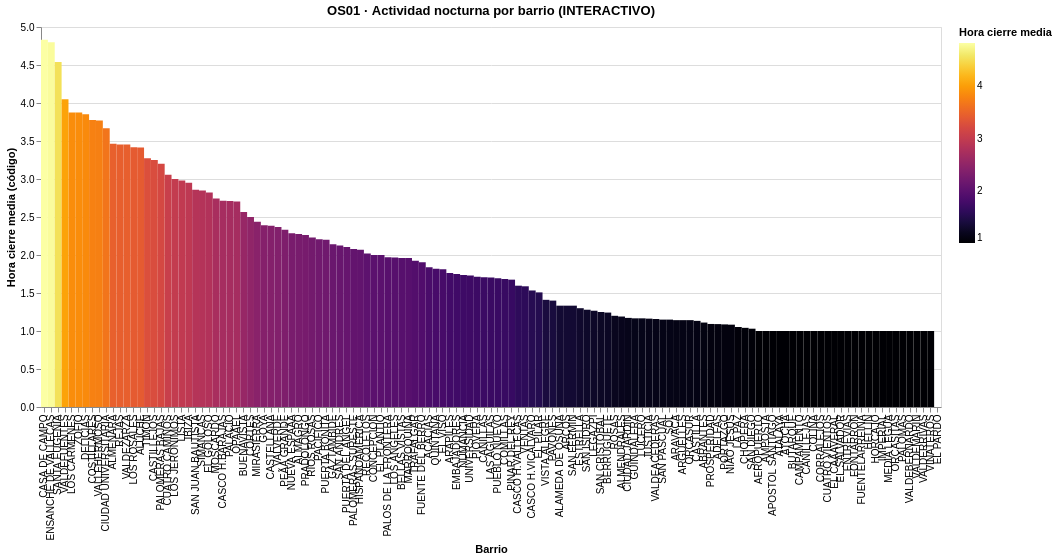

The notebook cell saved with this chart:
### Markdown cell above
### Visualización 2 – Actividad nocturna por barrio

TIPO DE GRÁFICO: Mapa de calor interactivo por barrio y hora de cierre.

HIPÓTESIS: Barrios con horarios de cierre más tardíos concentran mayor presión nocturna.

### Code cell
# Selector interactivo por barrio
select_barrio = alt.selection_point(fields=["barrio"], on="click")
hover = alt.selection_point(fields=["barrio"], on="mouseover")

chart_horarios_barrio = (
    alt.Chart(df_actividad_barrio)
    .mark_rect()
    .encode(
        x=alt.X("barrio:N", sort="-y", title="Barrio"),
        y=alt.Y("hora_cierre_media:Q", title="Hora cierre media (código)"),

        color=alt.condition(
            select_barrio | hover,
            alt.Color("hora_cierre_media:Q", scale=alt.Scale(scheme="inferno"), title="Hora cierre media"),
            alt.value("lightgray")
        ),

        opacity=alt.condition(select_barrio | hover, alt.value(1), alt.value(0.4)),

        tooltip=[
            alt.Tooltip("barrio:N", title="Barrio"),
            alt.Tooltip("hora_cierre_media:Q", title="Hora cierre media (código)"),
            alt.Tooltip("num_locales:Q", title="Locales"),
            alt.Tooltip("num_terrazas:Q", title="Terrazas")
        ]
    )
    .add_params(select_barrio, hover)
    .properties(
        width=900,
        height=380,
        title="OS01 · Actividad nocturna por barrio (INTERACTIVO)"
    )
    .interactive()   # Zoom + pan
)

chart_horarios_barrio

### Figure 1 — Vega-Lite specification as saved in the notebook (floating-point values rounded to 4 significant figures; data arrays with more than 128 entries replaced by an {"elided": "..."} marker saying what was removed)
{"$schema": "https://vega.github.io/schema/vega-lite/v5.20.1.json", "config": {"view": {"continuousHeight": 300, "continuousWidth": 300}}, "data": {"name": "data-186250ba8d770dd8d8cfc4e721229467"}, "datasets": {"data-186250ba8d770dd8d8cfc4e721229467": {"elided": "131 records"}}, "encoding": {"color": {"condition": {"field": "hora_cierre_media", "scale": {"scheme": "inferno"}, "test": {"or": [{"param": "param_1"}, {"param": "param_2"}]}, "title": "Hora cierre media", "type": "quantitative"}, "value": "lightgray"}, "opacity": {"condition": {"test": {"or": [{"param": "param_1"}, {"param": "param_2"}]}, "value": 1}, "value": 0.4}, "tooltip": [{"field": "barrio", "title": "Barrio", "type": "nominal"}, {"field": "hora_cierre_media", "title": "Hora cierre media (código)", "type": "quantitative"}, {"field": "num_locales", "title": "Locales", "type": "quantitative"}, {"field": "num_terrazas", "title": "Terrazas", "type": "quantitative"}], "x": {"field": "barrio", "sort": "-y", "title": "Barrio", "type": "nominal"}, "y": {"field": "hora_cierre_media", "title": "Hora cierre media (código)", "type": "quantitative"}}, "height": 380, "mark": {"type": "rect"}, "params": [{"name": "param_1", "select": {"fields": ["barrio"], "on": "click", "type": "point"}}, {"name": "param_2", "select": {"fields": ["barrio"], "on": "mouseover", "type": "point"}}, {"bind": "scales", "name": "param_3", "select": {"encodings": ["x", "y"], "type": "interval"}}], "title": "OS01 · Actividad nocturna por barrio (INTERACTIVO)", "width": 900}
